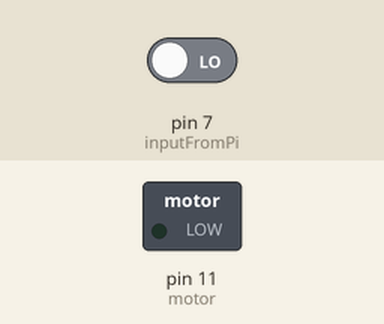
This sketch was run on a simulated Arduino Uno, built with avr-gcc and run on an emulated ATmega328P. Shown: switched loads named in the sketch (green lamp = pin HIGH). The test bench sets the inputs (shaded band); at power-on: pin 7 (inputFromPi) LOW.

Above: at 1.2 s.
1.3 s: pin 7 (inputFromPi) driven HIGH
At 2.3 s:
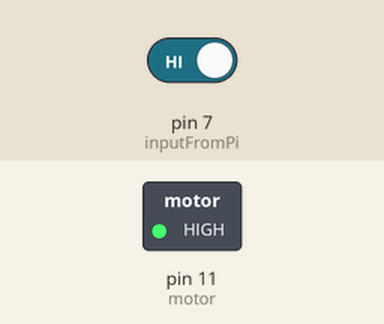
4.3 s: pin 7 (inputFromPi) driven LOW
At 4.6 s:
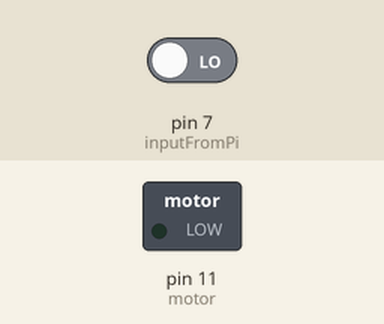
Timing chart, 0 to 7.3 s (numbered marks = the images above; inputs shaded):
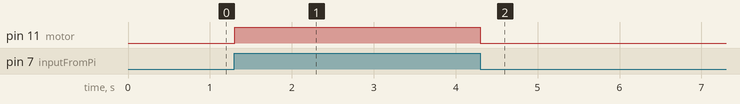

The sketch:

sketch_mar28a.ino
```cpp
#include <string.h>
#include <Wire.h>

int motor = 11; //this is the pin number
int inputFromPi = 7; //same ^^
int sens1 = 0;
int sens2 = 0;
int sens3 = 0;
int sens4 = 0;
int sens5 = 0;
int sens6 = 0;
int sens7 = 0;
int sens8 = 0;

double currentOutput = 0;
double lastTime = 0;
byte sensor_request = 0;
byte sensor_value = 0;

//Function to give values back to PI
void requestEvent(){
   Serial.print("Request");
   Wire.write(sensor_value);
}

void receiveEvent(int howMany){
 Serial.print("howMany: ");
 Serial.print(howMany);
 while(Wire.available() > 1){
    sensor_request = Wire.read(); // receive byte as a character
    Serial.print(sensor_request);         // print the character
  }
  sensor_request = Wire.read();    // receive byte as an integer
  Serial.println(sensor_request);
}


void setup() {
  Serial.begin(9600);
  pinMode(motor, OUTPUT);
  pinMode(inputFromPi, INPUT);
  pinMode(sens1, INPUT);
  pinMode(sens2, INPUT);
  pinMode(sens3, INPUT);
  pinMode(sens4, INPUT);
  pinMode(sens5, INPUT);
  pinMode(sens6, INPUT);
  pinMode(sens7, INPUT);
  pinMode(sens8, INPUT);
  Wire.begin(27);                // join i2c bus with address 27
  Wire.onReceive(receiveEvent);
  Wire.onRequest(requestEvent);

}

void loop() {
  if(digitalRead(inputFromPi)){
    digitalWrite(motor, rampUp(0.01, 127));
  }else{
    digitalWrite(motor, rampDown(0.01, 0));
  }
}

double rampUp(double rampRate, double setpoint){
  double output = currentOutput;
  double time2 = millis() + lastTime;
  double incr = (time2 - lastTime) * rampRate;
  if(output + incr > setpoint){
    output = setpoint;
  }else{
    output += incr;
  }
  lastTime = time2;
  currentOutput = output;
  return output;
}

double rampDown(double rampRate, double setpoint){
  double output = currentOutput;
  double time1 = millis() + lastTime;
  double decr = -((time1 - lastTime) * rampRate);
  if(output + decr < setpoint){
    output = setpoint;
  }else{
    output += decr;
  }
  lastTime = time1;
  currentOutput = output;
  return output;
}
```

Measured:
- after the input at 1.3 s, pin 11 (motor): LOW → HIGH at once
- after the input at 4.3 s, pin 11 (motor): HIGH → LOW at once
